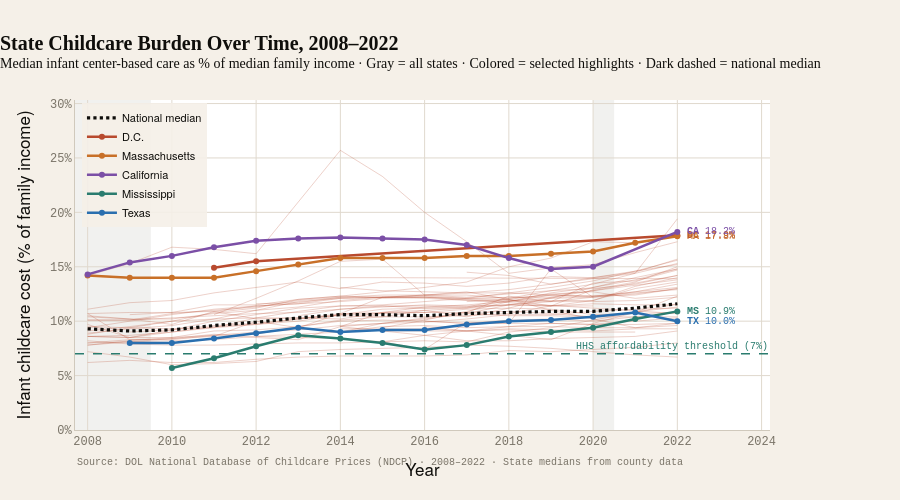

Here is the notebook cell this chart was saved with:
### Markdown cell above
---
## Visualization 2 — State Childcare Burden Over Time
### Interactive Temporal Line Chart

State-level median infant childcare cost as % of family income, 2008–2022.
Gray lines = all states. Colored lines = selected highlights.
National median = thick dark reference line.
HHS 7% threshold = teal dashed line.

### Code cell
years_list  = sorted(cc_state['year'].unique())
states_list = sorted(cc_state['state'].unique())

fig_ts = go.Figure()

# HHS 7% threshold
fig_ts.add_hline(
    y=7, line_dash='dash', line_color=C.green, line_width=1.5,
    annotation_text='HHS affordability threshold (7%)',
    annotation_position='top right',
    annotation_font=dict(size=10, color=C.green, family=THEME['font_mono']),
)

# All state background lines
for state in states_list:
    s_data = cc_state[cc_state['state'] == state].sort_values('year')
    if len(s_data) < 3:
        continue
    fig_ts.add_trace(go.Scatter(
        x=s_data['year'].tolist(),
        y=s_data['median_pct'].tolist(),
        name=state,
        mode='lines',
        line=dict(color=C.red, width=1.0),
        opacity=0.25,
        hovertemplate=(f'<b>{state}</b> · %{{x}}<br>'
                       '%{y:.1f}% of income<extra></extra>'),
        showlegend=False,
    ))

# National median — thick reference
fig_ts.add_trace(go.Scatter(
    x=cc_national['year'].tolist(),
    y=cc_national['nat_median_pct'].tolist(),
    name='National median',
    mode='lines',
    line=dict(color='#0f0e0b', width=3.2, dash='dot'),
    hovertemplate='<b>National median</b> · %{x}<br>%{y:.1f}%<extra></extra>',
))

# Highlighted states
HIGHLIGHTS = [
    ('DC', 'D.C.',          C.red),
    ('MA', 'Massachusetts', C.orange),
    ('CA', 'California',    C.purple),
    ('MS', 'Mississippi',   C.green),
    ('TX', 'Texas',         C.blue),
]

for abbr, name, color in HIGHLIGHTS:
    s_data = cc_state[cc_state['state'] == abbr].sort_values('year')
    if len(s_data) == 0:
        continue
    fig_ts.add_trace(go.Scatter(
        x=s_data['year'].tolist(),
        y=s_data['median_pct'].tolist(),
        name=name,
        mode='lines+markers',
        line=dict(color=color, width=2.5),
        marker=dict(size=6, color=color),
        hovertemplate=(f'<b>{name}</b> · %{{x}}<br>'
                       '%{y:.1f}% of income<extra></extra>'),
    ))
    # End label
    last = s_data.iloc[-1]
    fig_ts.add_annotation(
        x=last['year'], y=last['median_pct'],
        text=f'<b>{abbr}</b> {last["median_pct"]:.1f}%',
        showarrow=False,
        xanchor='left', xshift=8,
        font=dict(size=10, color=color, family=THEME['font_mono']),
    )

add_recession_bands(fig_ts)
apply_theme(fig_ts)

fig_ts.update_layout(
    title=dict(
        text=('<b>State Childcare Burden Over Time, 2008–2022</b><br>'
              '<sup>Median infant center-based care as % of median family income · '
              'Gray = all states · Colored = selected highlights · '
              'Dark dashed = national median</sup>'),
        font=dict(size=THEME['font_size']['lg'], family=THEME['font']),
    ),
    xaxis=dict(
        title='Year',
        tickmode='linear', dtick=2,
        range=[years_list[0] - 0.3, years_list[-1] + 2.2],
    ),
    yaxis=dict(
        title='Infant childcare cost (% of family income)',
        ticksuffix='%',
        range=[0, cc_state['median_pct'].max() * 1.18],
    ),
    legend=dict(
        x=0.01, y=0.99,
        xanchor='left', yanchor='top',
        bgcolor='rgba(245,240,232,0.9)',
        font=dict(size=11),
    ),
    height=500,
    margin=dict(t=100, b=70, l=75, r=130),
)

watermark(fig_ts, ('Source: DOL National Database of Childcare Prices '
                   '(NDCP) · 2008–2022 · State medians from county data'))
fig_ts.show()

# Rankings
ls = cc_state[cc_state['year'] == latest_yr]
print(f"\n── State burden rankings ({latest_yr}) ──────────────────────────────────")
print("  Highest burden:")
for _, r in ls.nlargest(8,'median_pct').iterrows():
    print(f"    {r['state']}: {r['median_pct']:.1f}%  ${r['median_cost']:,.0f}/yr")
print("\n  Lowest burden:")
for _, r in ls.nsmallest(8,'median_pct').iterrows():
    print(f"    {r['state']}: {r['median_pct']:.1f}%  ${r['median_cost']:,.0f}/yr")

### Figure 1 — Plotly figure (JSON) as saved in the notebook; plotly's stock layout.template omitted (floating-point values rounded to 4 significant figures)
{"data": [{"hovertemplate": "<b>AK</b> · %{x}<br>%{y:.1f}% of income<extra></extra>", "line": {"color": "#B84A2E", "width": 1}, "mode": "lines", "name": "AK", "opacity": 0.25, "showlegend": false, "type": "scatter", "x": [2014, 2015, 2016, 2017, 2018, 2019, 2020, 2021, 2022], "y": [9.5, 9.8, 10.3, 10.8, 12.3, 11.8, 13.5, 13.7, 14.7]}, {"hovertemplate": "<b>AL</b> · %{x}<br>%{y:.1f}% of income<extra></extra>", "line": {"color": "#B84A2E", "width": 1}, "mode": "lines", "name": "AL", "opacity": 0.25, "showlegend": false, "type": "scatter", "x": [2008, 2009, 2010, 2011, 2012, 2013, 2014, 2015, 2016, 2017, 2018, 2019, 2020, 2021, 2022], "y": [8, 8.1, 8.2, 8.3, 8.6, 8.8, 9, 9.5, 9.6, 9.4, 9.5, 9.8, 9.7, 10, 10.3]}, {"hovertemplate": "<b>AR</b> · %{x}<br>%{y:.1f}% of income<extra></extra>", "line": {"color": "#B84A2E", "width": 1}, "mode": "lines", "name": "AR", "opacity": 0.25, "showlegend": false, "type": "scatter", "x": [2014, 2015, 2016, 2017, 2018, 2019, 2020, 2021], "y": [9.3, 9.3, 9.3, 9.1, 9.2, 9, 9, 9]}, {"hovertemplate": "<b>AZ</b> · %{x}<br>%{y:.1f}% of income<extra></extra>", "line": {"color": "#B84A2E", "width": 1}, "mode": "lines", "name": "AZ", "opacity": 0.25, "showlegend": false, "type": "scatter", "x": [2008, 2009, 2010, 2011, 2012, 2013, 2014, 2015, 2016, 2017, 2018, 2019, 2020, 2021, 2022], "y": [11.1, 11.7, 11.9, 12.6, 13.1, 13.6, 13, 13.6, 13.5, 13.2, 13.5, 14.1, 14, 14.5, 15.7]}, {"hovertemplate": "<b>CA</b> · %{x}<br>%{y:.1f}% of income<extra></extra>", "line": {"color": "#B84A2E", "width": 1}, "mode": "lines", "name": "CA", "opacity": 0.25, "showlegend": false, "type": "scatter", "x": [2008, 2009, 2010, 2011, 2012, 2013, 2014, 2015, 2016, 2017, 2018, 2019, 2020, 2022], "y": [14.3, 15.4, 16, 16.8, 17.4, 17.6, 17.7, 17.6, 17.5, 17, 15.8, 14.8, 15, 18.2]}, {"hovertemplate": "<b>CO</b> · %{x}<br>%{y:.1f}% of income<extra></extra>", "line": {"color": "#B84A2E", "width": 1}, "mode": "lines", "name": "CO", "opacity": 0.25, "showlegend": false, "type": "scatter", "x": [2014, 2015, 2022], "y": [14, 14, 13.9]}, {"hovertemplate": "<b>CT</b> · %{x}<br>%{y:.1f}% of income<extra></extra>", "line": {"color": "#B84A2E", "width": 1}, "mode": "lines", "name": "CT", "opacity": 0.25, "showlegend": false, "type": "scatter", "x": [2008, 2009, 2010, 2011, 2012, 2013, 2014, 2015, 2016, 2017, 2018, 2019, 2020, 2021, 2022], "y": [10.4, 10.2, 10.2, 10.7, 11, 11.3, 11.9, 12.2, 12.4, 12.6, 12.9, 13.4, 13.9, 14.4, 19.4]}, {"hovertemplate": "<b>DC</b> · %{x}<br>%{y:.1f}% of income<extra></extra>", "line": {"color": "#B84A2E", "width": 1}, "mode": "lines", "name": "DC", "opacity": 0.25, "showlegend": false, "type": "scatter", "x": [2011, 2012, 2022], "y": [14.9, 15.5, 17.9]}, {"hovertemplate": "<b>DE</b> · %{x}<br>%{y:.1f}% of income<extra></extra>", "line": {"color": "#B84A2E", "width": 1}, "mode": "lines", "name": "DE", "opacity": 0.25, "showlegend": false, "type": "scatter", "x": [2008, 2009, 2010, 2011, 2012, 2013, 2014, 2015, 2016, 2017, 2018, 2019, 2020, 2021, 2022], "y": [8.6, 8.7, 9, 9.4, 9.7, 10, 10.6, 11.1, 11.2, 11.3, 11.5, 11.4, 11.6, 11.5, 11.5]}, {"hovertemplate": "<b>FL</b> · %{x}<br>%{y:.1f}% of income<extra></extra>", "line": {"color": "#B84A2E", "width": 1}, "mode": "lines", "name": "FL", "opacity": 0.25, "showlegend": false, "type": "scatter", "x": [2008, 2009, 2010, 2011, 2012, 2013, 2014, 2015, 2016, 2017, 2018, 2019, 2020, 2021, 2022], "y": [8.9, 9.3, 9.6, 10.2, 11, 11.8, 12.1, 12.2, 12.3, 12.1, 12.2, 12.2, 12.3, 12.7, 13.4]}, {"hovertemplate": "<b>GA</b> · %{x}<br>%{y:.1f}% of income<extra></extra>", "line": {"color": "#B84A2E", "width": 1}, "mode": "lines", "name": "GA", "opacity": 0.25, "showlegend": false, "type": "scatter", "x": [2015, 2016, 2017, 2018, 2019, 2020, 2021, 2022], "y": [9.1, 9.1, 9.1, 9.3, 9.2, 9.1, 9.3, 9.3]}, {"hovertemplate": "<b>HI</b> · %{x}<br>%{y:.1f}% of income<extra></extra>", "line": {"color": "#B84A2E", "width": 1}, "mode": "lines", "name": "HI", "opacity": 0.25, "showlegend": false, "type": "scatter", "x": [2011, 2012, 2013, 2014, 2015, 2016, 2017, 2018, 2019, 2020, 2021, 2022], "y": [10.6, 12.1, 13.7, 15.5, 15.7, 12.4, 12.7, 12, 11.4, 12.9, 13.6, 15]}, {"hovertemplate": "<b>IA</b> · %{x}<br>%{y:.1f}% of income<extra></extra>", "line": {"color": "#B84A2E", "width": 1}, "mode": "lines", "name": "IA", "opacity": 0.25, "showlegend": false, "type": "scatter", "x": [2016, 2017, 2018, 2019, 2020, 2021, 2022], "y": [10, 9.8, 9.8, 9.8, 9.7, 9.7, 9.8]}, {"hovertemplate": "<b>ID</b> · %{x}<br>%{y:.1f}% of income<extra></extra>", "line": {"color": "#B84A2E", "width": 1}, "mode": "lines", "name": "ID", "opacity": 0.25, "showlegend": false, "type": "scatter", "x": [2012, 2013, 2014, 2015, 2016, 2017, 2018, 2019, 2020, 2021, 2022], "y": [8.6, 8.5, 8.4, 8.1, 8.7, 9.1, 9.5, 9.5, 9.4, 9.4, 9.8]}, {"hovertemplate": "<b>IL</b> · %{x}<br>%{y:.1f}% of income<extra></extra>", "line": {"color": "#B84A2E", "width": 1}, "mode": "lines", "name": "IL", "opacity": 0.25, "showlegend": false, "type": "scatter", "x": [2008, 2009, 2010, 2011, 2012, 2013, 2014, 2015, 2016, 2017, 2018, 2019, 2020, 2021, 2022], "y": [10.1, 10.1, 10.7, 11, 11.3, 11.9, 12.2, 12.2, 12.2, 12, 11.9, 11.9, 11.9, 13.2, 14]}, {"hovertemplate": "<b>KS</b> · %{x}<br>%{y:.1f}% of income<extra></extra>", "line": {"color": "#B84A2E", "width": 1}, "mode": "lines", "name": "KS", "opacity": 0.25, "showlegend": false, "type": "scatter", "x": [2008, 2009, 2010, 2011, 2012, 2013, 2014, 2015, 2016, 2017, 2018, 2019, 2020, 2021, 2022], "y": [7.2, 6.7, 6, 6.1, 6.3, 7.2, 7.4, 7.5, 7.6, 7.8, 7.7, 7.5, 7.2, 6.9, 6.7]}, {"hovertemplate": "<b>KY</b> · %{x}<br>%{y:.1f}% of income<extra></extra>", "line": {"color": "#B84A2E", "width": 1}, "mode": "lines", "name": "KY", "opacity": 0.25, "showlegend": false, "type": "scatter", "x": [2008, 2009, 2010, 2011, 2012, 2013, 2014, 2015, 2016, 2017, 2018, 2019, 2020, 2021, 2022], "y": [7.8, 8.2, 8.5, 9.1, 9.2, 9.5, 10, 10.1, 10, 9.8, 10.1, 10.2, 10, 10.4, 10.4]}, {"hovertemplate": "<b>LA</b> · %{x}<br>%{y:.1f}% of income<extra></extra>", "line": {"color": "#B84A2E", "width": 1}, "mode": "lines", "name": "LA", "opacity": 0.25, "showlegend": false, "type": "scatter", "x": [2008, 2009, 2010, 2011, 2012, 2013, 2014, 2015, 2016, 2017, 2018, 2019, 2020, 2021, 2022], "y": [8, 8.3, 8.3, 8.7, 9, 9.2, 9.6, 9.8, 9.9, 10.2, 10.6, 10.6, 10.9, 11.1, 11.2]}, {"hovertemplate": "<b>MA</b> · %{x}<br>%{y:.1f}% of income<extra></extra>", "line": {"color": "#B84A2E", "width": 1}, "mode": "lines", "name": "MA", "opacity": 0.25, "showlegend": false, "type": "scatter", "x": [2008, 2009, 2010, 2011, 2012, 2013, 2014, 2015, 2016, 2017, 2018, 2019, 2020, 2021, 2022], "y": [14.2, 14, 14, 14, 14.6, 15.2, 15.8, 15.8, 15.8, 16, 16, 16.2, 16.4, 17.2, 17.8]}, {"hovertemplate": "<b>MD</b> · %{x}<br>%{y:.1f}% of income<extra></extra>", "line": {"color": "#B84A2E", "width": 1}, "mode": "lines", "name": "MD", "opacity": 0.25, "showlegend": false, "type": "scatter", "x": [2013, 2014, 2015, 2016, 2017, 2018, 2019, 2020, 2021, 2022], "y": [10.5, 11.1, 11.4, 11.2, 11.2, 11.9, 12.1, 12.2, 12.5, 13]}, {"hovertemplate": "<b>ME</b> · %{x}<br>%{y:.1f}% of income<extra></extra>", "line": {"color": "#B84A2E", "width": 1}, "mode": "lines", "name": "ME", "opacity": 0.25, "showlegend": false, "type": "scatter", "x": [2012, 2013, 2014, 2015, 2016, 2017, 2018, 2019, 2020, 2021, 2022], "y": [11.6, 11.7, 12.2, 12.4, 12.4, 12.2, 12.5, 12.8, 13, 13.4, 14.2]}, {"hovertemplate": "<b>MI</b> · %{x}<br>%{y:.1f}% of income<extra></extra>", "line": {"color": "#B84A2E", "width": 1}, "mode": "lines", "name": "MI", "opacity": 0.25, "showlegend": false, "type": "scatter", "x": [2008, 2009, 2010, 2011, 2012, 2013, 2014, 2015, 2016, 2017, 2018, 2019, 2020, 2021, 2022], "y": [9.7, 8.5, 9.2, 10, 10.6, 11.2, 11.4, 11.5, 11.8, 12.1, 12, 11, 10.2, 9.4, 9.6]}, {"hovertemplate": "<b>MN</b> · %{x}<br>%{y:.1f}% of income<extra></extra>", "line": {"color": "#B84A2E", "width": 1}, "mode": "lines", "name": "MN", "opacity": 0.25, "showlegend": false, "type": "scatter", "x": [2008, 2009, 2010, 2011, 2012, 2013, 2014, 2015, 2016, 2017, 2018, 2019, 2020, 2021, 2022], "y": [10.5, 10.2, 9.7, 10.9, 10.2, 10.3, 10.2, 10.8, 11.3, 11.5, 11.8, 11.8, 11.8, 11.9, 12.2]}, {"hovertemplate": "<b>MO</b> · %{x}<br>%{y:.1f}% of income<extra></extra>", "line": {"color": "#B84A2E", "width": 1}, "mode": "lines", "name": "MO", "opacity": 0.25, "showlegend": false, "type": "scatter", "x": [2015, 2016, 2017, 2018, 2019, 2020], "y": [8.1, 7.4, 9.9, 9.8, 14.8, 12.2]}, {"hovertemplate": "<b>MS</b> · %{x}<br>%{y:.1f}% of income<extra></extra>", "line": {"color": "#B84A2E", "width": 1}, "mode": "lines", "name": "MS", "opacity": 0.25, "showlegend": false, "type": "scatter", "x": [2010, 2011, 2012, 2013, 2014, 2015, 2016, 2017, 2018, 2019, 2020, 2021, 2022], "y": [5.7, 6.6, 7.7, 8.7, 8.4, 8, 7.4, 7.8, 8.6, 9, 9.4, 10.2, 10.9]}, {"hovertemplate": "<b>MT</b> · %{x}<br>%{y:.1f}% of income<extra></extra>", "line": {"color": "#B84A2E", "width": 1}, "mode": "lines", "name": "MT", "opacity": 0.25, "showlegend": false, "type": "scatter", "x": [2015, 2016, 2017, 2018, 2019, 2020, 2021, 2022], "y": [9.4, 10.1, 10.9, 11.8, 12.6, 13.1, 14, 14.8]}, {"hovertemplate": "<b>NC</b> · %{x}<br>%{y:.1f}% of income<extra></extra>", "line": {"color": "#B84A2E", "width": 1}, "mode": "lines", "name": "NC", "opacity": 0.25, "showlegend": false, "type": "scatter", "x": [2014, 2015, 2016, 2017, 2018, 2019, 2020, 2022], "y": [13.1, 12.8, 12.7, 12.6, 12.6, 12.4, 12.3, 12.9]}, {"hovertemplate": "<b>ND</b> · %{x}<br>%{y:.1f}% of income<extra></extra>", "line": {"color": "#B84A2E", "width": 1}, "mode": "lines", "name": "ND", "opacity": 0.25, "showlegend": false, "type": "scatter", "x": [2008, 2009, 2010, 2011, 2012, 2013, 2014, 2015, 2016, 2017, 2018, 2019, 2020, 2021, 2022], "y": [8.2, 7.9, 7.8, 7.8, 7.9, 8, 8, 8.1, 8.2, 8.1, 9, 9.4, 10.1, 10.8, 11.6]}, {"hovertemplate": "<b>NE</b> · %{x}<br>%{y:.1f}% of income<extra></extra>", "line": {"color": "#B84A2E", "width": 1}, "mode": "lines", "name": "NE", "opacity": 0.25, "showlegend": false, "type": "scatter", "x": [2016, 2017, 2018, 2019, 2020, 2021, 2022], "y": [9.5, 9.1, 8.7, 8.3, 9.8, 10.8, 12.3]}, {"hovertemplate": "<b>NH</b> · %{x}<br>%{y:.1f}% of income<extra></extra>", "line": {"color": "#B84A2E", "width": 1}, "mode": "lines", "name": "NH", "opacity": 0.25, "showlegend": false, "type": "scatter", "x": [2017, 2018, 2019, 2020, 2021, 2022], "y": [10.7, 11.5, 12.1, 13.1, 13.8, 14.8]}, {"hovertemplate": "<b>NJ</b> · %{x}<br>%{y:.1f}% of income<extra></extra>", "line": {"color": "#B84A2E", "width": 1}, "mode": "lines", "name": "NJ", "opacity": 0.25, "showlegend": false, "type": "scatter", "x": [2008, 2009, 2010, 2011, 2012, 2013, 2014, 2015, 2016, 2017, 2018, 2019, 2020, 2021, 2022], "y": [8.6, 8.5, 8.5, 8.7, 8.8, 9.5, 10.1, 10.4, 11, 11.2, 11.5, 11.8, 12.2, 12.7, 13.1]}, {"hovertemplate": "<b>NV</b> · %{x}<br>%{y:.1f}% of income<extra></extra>", "line": {"color": "#B84A2E", "width": 1}, "mode": "lines", "name": "NV", "opacity": 0.25, "showlegend": false, "type": "scatter", "x": [2008, 2009, 2010, 2011, 2012, 2013, 2014, 2015, 2016, 2022], "y": [10.7, 8.3, 8.4, 8.6, 10, 9.4, 10.7, 12.2, 12.2, 10.7]}, {"hovertemplate": "<b>NY</b> · %{x}<br>%{y:.1f}% of income<extra></extra>", "line": {"color": "#B84A2E", "width": 1}, "mode": "lines", "name": "NY", "opacity": 0.25, "showlegend": false, "type": "scatter", "x": [2017, 2018, 2019, 2020, 2021, 2022], "y": [14.5, 14.2, 13.4, 14, 14.6, 15.6]}, {"hovertemplate": "<b>OH</b> · %{x}<br>%{y:.1f}% of income<extra></extra>", "line": {"color": "#B84A2E", "width": 1}, "mode": "lines", "name": "OH", "opacity": 0.25, "showlegend": false, "type": "scatter", "x": [2009, 2010, 2011, 2012, 2013, 2014, 2015, 2016, 2017, 2018, 2019, 2020, 2021, 2022], "y": [10.6, 10.8, 11.5, 11.5, 12, 12.3, 12.2, 12.1, 11.9, 11.8, 12.4, 12.8, 13.5, 14.2]}, {"hovertemplate": "<b>OK</b> · %{x}<br>%{y:.1f}% of income<extra></extra>", "line": {"color": "#B84A2E", "width": 1}, "mode": "lines", "name": "OK", "opacity": 0.25, "showlegend": false, "type": "scatter", "x": [2008, 2009, 2010, 2011, 2012, 2013, 2014, 2015, 2016, 2017, 2018, 2019, 2020, 2021, 2022], "y": [9.1, 9.5, 10, 10.2, 10.3, 10.9, 11.4, 11.4, 11.4, 11.3, 12.1, 12.8, 13.4, 14.4, 15.3]}, {"hovertemplate": "<b>OR</b> · %{x}<br>%{y:.1f}% of income<extra></extra>", "line": {"color": "#B84A2E", "width": 1}, "mode": "lines", "name": "OR", "opacity": 0.25, "showlegend": false, "type": "scatter", "x": [2008, 2009, 2010, 2011, 2012, 2013, 2014, 2015, 2016, 2017, 2018, 2019, 2020, 2021, 2022], "y": [9.4, 10, 10.6, 11.1, 11.4, 11.6, 11.8, 12.1, 12.2, 12.1, 12.6, 13.1, 13.7, 14.6, 15.2]}, {"hovertemplate": "<b>PA</b> · %{x}<br>%{y:.1f}% of income<extra></extra>", "line": {"color": "#B84A2E", "width": 1}, "mode": "lines", "name": "PA", "opacity": 0.25, "showlegend": false, "type": "scatter", "x": [2008, 2009, 2010, 2011, 2012, 2013, 2014, 2015, 2016, 2017, 2018, 2019, 2020], "y": [10.1, 10.1, 10.3, 10.5, 10.7, 10.8, 11.1, 11.3, 11.5, 11.4, 11.5, 11.4, 11.4]}, {"hovertemplate": "<b>RI</b> · %{x}<br>%{y:.1f}% of income<extra></extra>", "line": {"color": "#B84A2E", "width": 1}, "mode": "lines", "name": "RI", "opacity": 0.25, "showlegend": false, "type": "scatter", "x": [2017, 2018, 2019, 2020, 2021, 2022], "y": [11.8, 12, 12.5, 12.7, 12.1, 12.4]}, {"hovertemplate": "<b>SC</b> · %{x}<br>%{y:.1f}% of income<extra></extra>", "line": {"color": "#B84A2E", "width": 1}, "mode": "lines", "name": "SC", "opacity": 0.25, "showlegend": false, "type": "scatter", "x": [2014, 2015, 2016, 2017, 2018, 2019, 2020, 2021, 2022], "y": [9, 9.8, 10.2, 10.7, 10.5, 10.5, 10.4, 10.4, 10.8]}, {"hovertemplate": "<b>SD</b> · %{x}<br>%{y:.1f}% of income<extra></extra>", "line": {"color": "#B84A2E", "width": 1}, "mode": "lines", "name": "SD", "opacity": 0.25, "showlegend": false, "type": "scatter", "x": [2008, 2009, 2010, 2011, 2012, 2013, 2014, 2015, 2016, 2017, 2018, 2019, 2020, 2021, 2022], "y": [6.2, 6.4, 6.2, 6.2, 6.5, 6.7, 6.8, 6.8, 6.8, 6.9, 7.3, 7.2, 7.4, 7.6, 8]}, {"hovertemplate": "<b>TN</b> · %{x}<br>%{y:.1f}% of income<extra></extra>", "line": {"color": "#B84A2E", "width": 1}, "mode": "lines", "name": "TN", "opacity": 0.25, "showlegend": false, "type": "scatter", "x": [2008, 2009, 2010, 2011, 2012, 2013, 2014, 2015, 2016, 2017, 2018, 2019, 2020, 2021, 2022], "y": [8.6, 8.5, 9, 9.5, 9.7, 10.2, 10.7, 10.8, 10.8, 11.1, 11.2, 11.1, 10.6, 10.7, 10.8]}, {"hovertemplate": "<b>TX</b> · %{x}<br>%{y:.1f}% of income<extra></extra>", "line": {"color": "#B84A2E", "width": 1}, "mode": "lines", "name": "TX", "opacity": 0.25, "showlegend": false, "type": "scatter", "x": [2009, 2010, 2011, 2012, 2013, 2014, 2015, 2016, 2017, 2018, 2019, 2020, 2021, 2022], "y": [8, 8, 8.4, 8.9, 9.4, 9, 9.2, 9.2, 9.7, 10, 10.1, 10.4, 10.8, 10]}, {"hovertemplate": "<b>UT</b> · %{x}<br>%{y:.1f}% of income<extra></extra>", "line": {"color": "#B84A2E", "width": 1}, "mode": "lines", "name": "UT", "opacity": 0.25, "showlegend": false, "type": "scatter", "x": [2008, 2009, 2010, 2011, 2012, 2013, 2014, 2015, 2016, 2017, 2018, 2019, 2020, 2021, 2022], "y": [7.8, 8.1, 8.4, 8.8, 8.5, 8.3, 9.5, 10.8, 11, 10.4, 11.2, 12.2, 12.8, 13.3, 13.8]}, {"hovertemplate": "<b>VA</b> · %{x}<br>%{y:.1f}% of income<extra></extra>", "line": {"color": "#B84A2E", "width": 1}, "mode": "lines", "name": "VA", "opacity": 0.25, "showlegend": false, "type": "scatter", "x": [2009, 2010, 2011, 2012, 2013, 2014, 2015, 2016, 2017, 2018, 2019, 2020, 2022], "y": [9, 9.2, 9.6, 9.8, 10.2, 10.6, 10.7, 10.8, 10.8, 10.9, 10.7, 10.4, 11.3]}, {"hovertemplate": "<b>VT</b> · %{x}<br>%{y:.1f}% of income<extra></extra>", "line": {"color": "#B84A2E", "width": 1}, "mode": "lines", "name": "VT", "opacity": 0.25, "showlegend": false, "type": "scatter", "x": [2008, 2009, 2010, 2011, 2012, 2013, 2014, 2015, 2016, 2017, 2018, 2019, 2020, 2021], "y": [8.8, 9.4, 10, 10.8, 11.2, 12, 12.3, 12.7, 13.1, 13.6, 15, 15.8, 17.3, 17.2]}, {"hovertemplate": "<b>WA</b> · %{x}<br>%{y:.1f}% of income<extra></extra>", "line": {"color": "#B84A2E", "width": 1}, "mode": "lines", "name": "WA", "opacity": 0.25, "showlegend": false, "type": "scatter", "x": [2008, 2009, 2010, 2011, 2012, 2013, 2014, 2015, 2016, 2017, 2018, 2019, 2020, 2021, 2022], "y": [14.2, 15.3, 16.8, 16.6, 16.2, 21, 25.7, 23.3, 20, 17.3, 14.4, 14.9, 15.2, 16.3, 17.3]}, {"hovertemplate": "<b>WI</b> · %{x}<br>%{y:.1f}% of income<extra></extra>", "line": {"color": "#B84A2E", "width": 1}, "mode": "lines", "name": "WI", "opacity": 0.25, "showlegend": false, "type": "scatter", "x": [2008, 2009, 2010, 2011, 2012, 2013, 2014, 2015, 2016, 2017, 2018, 2019, 2020, 2021, 2022], "y": [10.7, 10.8, 10.8, 10.9, 11.4, 11.6, 12.1, 12.2, 12.4, 12.4, 12.1, 12.4, 12.3, 12.4, 13]}, {"hovertemplate": "<b>WV</b> · %{x}<br>%{y:.1f}% of income<extra></extra>", "line": {"color": "#B84A2E", "width": 1}, "mode": "lines", "name": "WV", "opacity": 0.25, "showlegend": false, "type": "scatter", "x": [2008, 2009, 2010, 2011, 2012, 2013, 2014, 2015, 2016, 2017, 2018, 2019, 2020, 2021, 2022], "y": [9.5, 9.4, 9.3, 9.4, 10.3, 10.3, 10.5, 10.4, 10.4, 10.5, 10.7, 11.4, 11.9, 13, 13.6]}, {"hovertemplate": "<b>WY</b> · %{x}<br>%{y:.1f}% of income<extra></extra>", "line": {"color": "#B84A2E", "width": 1}, "mode": "lines", "name": "WY", "opacity": 0.25, "showlegend": false, "type": "scatter", "x": [2014, 2015, 2016, 2017, 2018, 2019, 2020, 2021, 2022], "y": [9.5, 9.1, 8.7, 8.2, 8.2, 8.4, 8.5, 8.6, 9.1]}, {"hovertemplate": "<b>National median</b> · %{x}<br>%{y:.1f}%<extra></extra>", "line": {"color": "#0f0e0b", "dash": "dot", "width": 3.2}, "mode": "lines", "name": "National median", "type": "scatter", "x": [2008, 2009, 2010, 2011, 2012, 2013, 2014, 2015, 2016, 2017, 2018, 2019, 2020, 2021, 2022], "y": [9.3, 9.1, 9.2, 9.6, 9.9, 10.3, 10.6, 10.6, 10.5, 10.7, 10.8, 10.9, 10.9, 11.2, 11.6]}, {"hovertemplate": "<b>D.C.</b> · %{x}<br>%{y:.1f}% of income<extra></extra>", "line": {"color": "#B84A2E", "width": 2.5}, "marker": {"color": "#B84A2E", "size": 6}, "mode": "lines+markers", "name": "D.C.", "type": "scatter", "x": [2011, 2012, 2022], "y": [14.9, 15.5, 17.9]}, {"hovertemplate": "<b>Massachusetts</b> · %{x}<br>%{y:.1f}% of income<extra></extra>", "line": {"color": "#C87028", "width": 2.5}, "marker": {"color": "#C87028", "size": 6}, "mode": "lines+markers", "name": "Massachusetts", "type": "scatter", "x": [2008, 2009, 2010, 2011, 2012, 2013, 2014, 2015, 2016, 2017, 2018, 2019, 2020, 2021, 2022], "y": [14.2, 14, 14, 14, 14.6, 15.2, 15.8, 15.8, 15.8, 16, 16, 16.2, 16.4, 17.2, 17.8]}, {"hovertemplate": "<b>California</b> · %{x}<br>%{y:.1f}% of income<extra></extra>", "line": {"color": "#7B4FA6", "width": 2.5}, "marker": {"color": "#7B4FA6", "size": 6}, "mode": "lines+markers", "name": "California", "type": "scatter", "x": [2008, 2009, 2010, 2011, 2012, 2013, 2014, 2015, 2016, 2017, 2018, 2019, 2020, 2022], "y": [14.3, 15.4, 16, 16.8, 17.4, 17.6, 17.7, 17.6, 17.5, 17, 15.8, 14.8, 15, 18.2]}, {"hovertemplate": "<b>Mississippi</b> · %{x}<br>%{y:.1f}% of income<extra></extra>", "line": {"color": "#2A7C6F", "width": 2.5}, "marker": {"color": "#2A7C6F", "size": 6}, "mode": "lines+markers", "name": "Mississippi", "type": "scatter", "x": [2010, 2011, 2012, 2013, 2014, 2015, 2016, 2017, 2018, 2019, 2020, 2021, 2022], "y": [5.7, 6.6, 7.7, 8.7, 8.4, 8, 7.4, 7.8, 8.6, 9, 9.4, 10.2, 10.9]}, {"hovertemplate": "<b>Texas</b> · %{x}<br>%{y:.1f}% of income<extra></extra>", "line": {"color": "#2A6FAF", "width": 2.5}, "marker": {"color": "#2A6FAF", "size": 6}, "mode": "lines+markers", "name": "Texas", "type": "scatter", "x": [2009, 2010, 2011, 2012, 2013, 2014, 2015, 2016, 2017, 2018, 2019, 2020, 2021, 2022], "y": [8, 8, 8.4, 8.9, 9.4, 9, 9.2, 9.2, 9.7, 10, 10.1, 10.4, 10.8, 10]}], "layout": {"annotations": [{"font": {"color": "#2A7C6F", "family": "DM Mono, JetBrains Mono, Courier New, monospace", "size": 10}, "showarrow": false, "text": "HHS affordability threshold (7%)", "x": 1, "xanchor": "right", "xref": "x domain", "y": 7, "yanchor": "bottom", "yref": "y"}, {"font": {"color": "#B84A2E", "family": "DM Mono, JetBrains Mono, Courier New, monospace", "size": 10}, "showarrow": false, "text": "<b>DC</b> 17.9%", "x": 2022, "xanchor": "left", "xshift": 8, "y": 17.9}, {"font": {"color": "#C87028", "family": "DM Mono, JetBrains Mono, Courier New, monospace", "size": 10}, "showarrow": false, "text": "<b>MA</b> 17.8%", "x": 2022, "xanchor": "left", "xshift": 8, "y": 17.8}, {"font": {"color": "#7B4FA6", "family": "DM Mono, JetBrains Mono, Courier New, monospace", "size": 10}, "showarrow": false, "text": "<b>CA</b> 18.2%", "x": 2022, "xanchor": "left", "xshift": 8, "y": 18.2}, {"font": {"color": "#2A7C6F", "family": "DM Mono, JetBrains Mono, Courier New, monospace", "size": 10}, "showarrow": false, "text": "<b>MS</b> 10.9%", "x": 2022, "xanchor": "left", "xshift": 8, "y": 10.9}, {"font": {"color": "#2A6FAF", "family": "DM Mono, JetBrains Mono, Courier New, monospace", "size": 10}, "showarrow": false, "text": "<b>TX</b> 10.0%", "x": 2022, "xanchor": "left", "xshift": 8, "y": 10}, {"align": "left", "font": {"color": "#7A7468", "family": "DM Mono, JetBrains Mono, Courier New, monospace", "size": 10}, "showarrow": false, "text": "Source: DOL National Database of Childcare Prices (NDCP) · 2008–2022 · State medians from county data", "x": 0, "xref": "paper", "y": -0.12, "yref": "paper"}], "colorway": ["#2A6FAF", "#B84A2E", "#C8872A", "#2A7C6F", "#7B4FA6", "#C87028", "#7A7468"], "font": {"color": "#0F0E0B", "family": "DM Sans, Helvetica Neue, Arial, sans-serif", "size": 14}, "height": 500, "hoverlabel": {"bgcolor": "#FFFFFF", "bordercolor": "#D0C9BC", "font": {"color": "#0F0E0B", "family": "DM Sans, Helvetica Neue, Arial, sans-serif", "size": 12}}, "legend": {"bgcolor": "rgba(245,240,232,0.9)", "bordercolor": "rgba(0,0,0,0)", "font": {"color": "#0F0E0B", "family": "DM Sans, Helvetica Neue, Arial, sans-serif", "size": 11}, "x": 0.01, "xanchor": "left", "y": 0.99, "yanchor": "top"}, "margin": {"b": 70, "l": 75, "r": 130, "t": 100}, "paper_bgcolor": "#F5F0E8", "plot_bgcolor": "#FFFFFF", "shapes": [{"line": {"color": "#2A7C6F", "dash": "dash", "width": 1.5}, "type": "line", "x0": 0, "x1": 1, "xref": "x domain", "y0": 7, "y1": 7, "yref": "y"}, {"fillcolor": "rgba(122,116,104,0.10)", "layer": "below", "line": {"width": 0}, "type": "rect", "x0": 1960, "x1": 1962.0, "xref": "x", "y0": 0, "y1": 1, "yref": "y domain"}, {"fillcolor": "rgba(122,116,104,0.10)", "layer": "below", "line": {"width": 0}, "type": "rect", "x0": 1969, "x1": 1970.0, "xref": "x", "y0": 0, "y1": 1, "yref": "y domain"}, {"fillcolor": "rgba(122,116,104,0.10)", "layer": "below", "line": {"width": 0}, "type": "rect", "x0": 1973, "x1": 1976.0, "xref": "x", "y0": 0, "y1": 1, "yref": "y domain"}, {"fillcolor": "rgba(122,116,104,0.10)", "layer": "below", "line": {"width": 0}, "type": "rect", "x0": 1980, "x1": 1980.0, "xref": "x", "y0": 0, "y1": 1, "yref": "y domain"}, {"fillcolor": "rgba(122,116,104,0.10)", "layer": "below", "line": {"width": 0}, "type": "rect", "x0": 1981, "x1": 1982.0, "xref": "x", "y0": 0, "y1": 1, "yref": "y domain"}, {"fillcolor": "rgba(122,116,104,0.10)", "layer": "below", "line": {"width": 0}, "type": "rect", "x0": 1990, "x1": 1992.0, "xref": "x", "y0": 0, "y1": 1, "yref": "y domain"}, {"fillcolor": "rgba(122,116,104,0.10)", "layer": "below", "line": {"width": 0}, "type": "rect", "x0": 2001, "x1": 2002.0, "xref": "x", "y0": 0, "y1": 1, "yref": "y domain"}, {"fillcolor": "rgba(122,116,104,0.10)", "layer": "below", "line": {"width": 0}, "type": "rect", "x0": 2007, "x1": 2010.0, "xref": "x", "y0": 0, "y1": 1, "yref": "y domain"}, {"fillcolor": "rgba(122,116,104,0.10)", "layer": "below", "line": {"width": 0}, "type": "rect", "x0": 2020, "x1": 2020.0, "xref": "x", "y0": 0, "y1": 1, "yref": "y domain"}], "title": {"font": {"color": "#0F0E0B", "family": "Playfair Display, Georgia, serif", "size": 20}, "pad": {"l": 0}, "text": "<b>State Childcare Burden Over Time, 2008–2022</b><br><sup>Median infant center-based care as % of median family income · Gray = all states · Colored = selected highlights · Dark dashed = national median</sup>", "x": 0, "xanchor": "left"}, "xaxis": {"dtick": 2, "gridcolor": "#E0D9CE", "linecolor": "#D0C9BC", "range": [2008.0, 2024.0], "tickcolor": "#D0C9BC", "tickfont": {"color": "#7A7468", "family": "DM Mono, JetBrains Mono, Courier New, monospace", "size": 12}, "tickmode": "linear", "title": {"text": "Year"}, "zerolinecolor": "#E0D9CE"}, "yaxis": {"gridcolor": "#E0D9CE", "linecolor": "#D0C9BC", "range": [0, 30.33], "tickcolor": "#D0C9BC", "tickfont": {"color": "#7A7468", "family": "DM Mono, JetBrains Mono, Courier New, monospace", "size": 12}, "ticksuffix": "%", "title": {"text": "Infant childcare cost (% of family income)"}, "zerolinecolor": "#E0D9CE"}}}
